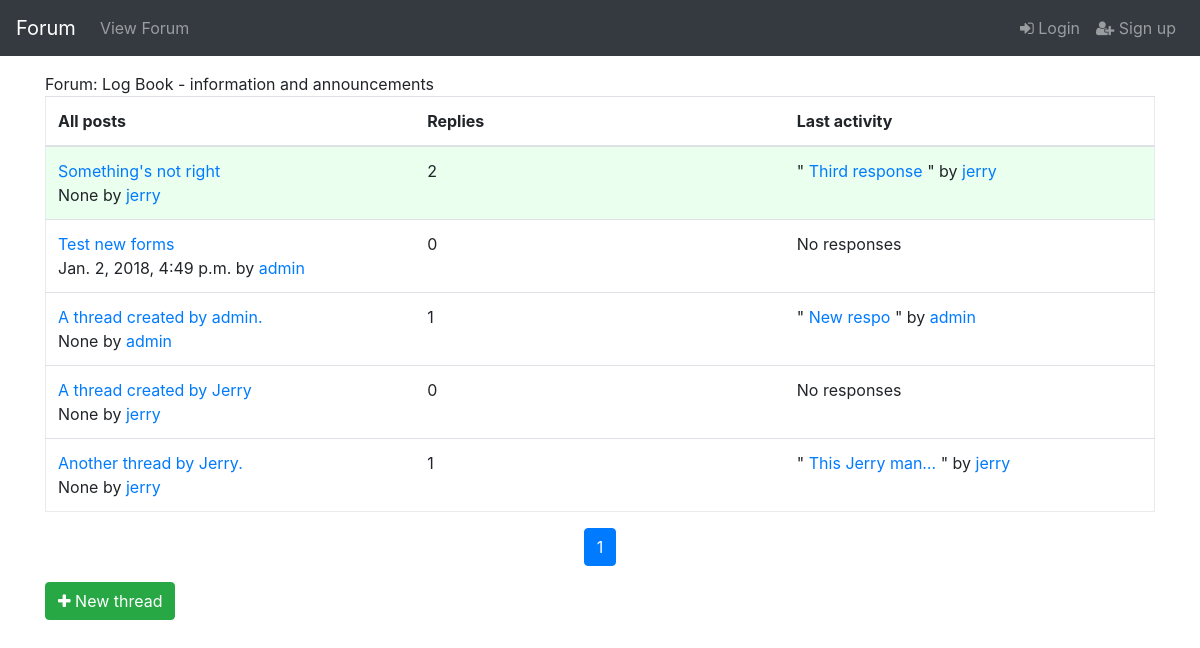
Page /forumapp/forum/1 on the committed database.
### forumapp/models.py (models this page shows, shortened)
class Forum(models.Model):
    name = models.CharField(max_length=30, unique=True)
    description = models.TextField(max_length=200)
    section = models.ForeignKey(
        ForumSection,
        null=True,
        on_delete=models.CASCADE
    )

class ForumSection(models.Model):
    name = models.CharField(max_length=30)

class Thread(models.Model):
    name = models.CharField(max_length=100)
    forum = models.ForeignKey(Forum, null=True, on_delete=models.CASCADE)
    pinned = models.BooleanField(default=False)
    class Meta:
        permissions = [
            ('can_remove_any_thread', 'Can remove ANY thread.'),
            ('can_pin_threads', 'Can pin threads.')
        ]
        ordering = [
            'pinned'
        ]

class ThreadResponse(models.Model):
    thread = models.ForeignKey(Thread, null=True, on_delete=models.CASCADE)
    created_datetime = models.DateTimeField(null=True)
    responder = models.ForeignKey(User, null=True, on_delete=models.CASCADE)
    message = models.TextField(max_length=1000)
    edited = models.BooleanField(default=False)
    order_in_thread = models.PositiveIntegerField(default=1)
    class Meta:
        permissions = [('can_remove_any_response', 'Can remove ANY response.')]
        ordering = ['created_datetime']

### forumapp/views.py (the view)
def forum(request, pk):
    thread_list = Thread.objects.filter(
        forum=pk
    ).annotate(
        last_response=Max('threadresponse__created_datetime')
    ).order_by(
        '-pinned',
        '-last_response'
    )
    thread_paginator = Paginator(thread_list, 10)
    page = request.GET.get('page')
    thread_list = thread_paginator.get_page(page)
    return render(
        request,
        'forumapp/thread_list.html',
        context={
            'thread_list': thread_list,
            'forum': Forum.objects.get(id=pk)
        }
    )

### forumapp/templatetags/forumapp_extras.py (called while the page is built)
@register.filter(name='times')
def times(count):
    return ''.join([str(num) for num in range(1, count + 1)])

### forumapp/templates/forumapp/thread_list.html (shortened to what this page needs)
{% extends "forumapp/base.html" %}
{% load forumapp_extras %}
{% block content %}
<div>Forum: {{ forum.name }} - {{ forum.section.name }}</div>
{% if thread_list %}
<table class="table forum-table">
    <thead>
    <tr>
        <th>All posts</th>
        <th>Replies</th>
        <th>Last activity</th>
    </tr>
    </thead>
    <tbody>
    {% for thread in thread_list %}
    {% if thread.pinned %}
    <tr class="pinned clickable-row">
    {% else %}
    <tr class="clickable-row">
    {% endif %}
        <td>
            <div>
                <a href="{% url 'thread-view' thread.forum.id thread.id %}">
                    {{ thread.name }}
                </a>
            </div>
            {{ thread.threadresponse_set.first.created_datetime }} by <a href="{% url 'user-view' thread.threadresponse_set.first.responder.pk %}">{{ thread.threadresponse_set.first.responder }}</a>
        </td>
        <td>{{ thread.threadresponse_set.all|length|add:"-1" }}</td>
        {% if thread.threadresponse_set.all|length > 1 %}
        <td>"
            <a href="{% url 'thread-view' thread.threadresponse_set.last.thread.forum.id thread.threadresponse_set.last.thread.id %}#{{ thread.threadresponse_set.last.order_in_thread }}">
                {{ thread.threadresponse_set.last.message|truncatechars:15 }}
            </a>" by
            <a href="{% url 'user-view' thread.threadresponse_set.last.responder.pk %}">
                {{ thread.threadresponse_set.last.responder }}
            </a>
        {% else %}
        <td>No responses</td>
        {% endif %}
    </tr>
    {% endfor %}
    </tbody>
</table>
{% else %}
<div>No threads.</div>
{% endif %}
<nav aria-label="...">
    <ul class="pagination justify-content-center">
        {% for i in thread_list.paginator.num_pages|times %}
        {% if thread_list.number|stringformat:"i" == i %}
        <li class="page-item active">
            <span class="page-link">{{ i }}</span>
        </li>
        {% else %}
        <li class="page-item">
            <a class="page-link" href="?page={{ i }}">{{ i }}</a>
        </li>
        {% endif %}
        {% endfor %}
    </ul>
</nav>
<a
    href="{% url 'new-thread' forum.id %}"
    class="btn btn-success"
    role="button"
>
    <span class="fa fa-plus"></span>
    New thread
</a>
{% endblock %}

### forumapp/static/forumapp/css/style.css (style rules this page uses)
.forum-table { table-layout: fixed; border-collapse: collapse; border: 1px solid #e9ecef; }
nav { margin-bottom: 1rem; }
body { padding-bottom: 2rem; }
.pinned { background: #EBFFEF; }

### rows in the picture
Forum: name "Log Book", section.name "information and announcements"
Thread: name "Something's not right", threadresponse_set.first.created_datetime "None", threadresponse_set.first.responder "jerry", threadresponse_set.all|length "2", threadresponse_set.last.message "Third response", threadresponse_set.last.responder "jerry"
Thread: name "Test new forms", threadresponse_set.first.created_datetime "Jan. 2, 2018, 4:49 p.m.", threadresponse_set.first.responder "admin", threadresponse_set.all|length "0", shows "No responses"
Thread: name "A thread created by admin.", threadresponse_set.first.created_datetime "None", threadresponse_set.first.responder "admin", threadresponse_set.all|length "1", threadresponse_set.last.message "New respo", threadresponse_set.last.responder "admin"
Thread: name "A thread created by Jerry", threadresponse_set.first.created_datetime "None", threadresponse_set.first.responder "jerry", threadresponse_set.all|length "0", shows "No responses"
Thread: name "Another thread by Jerry.", threadresponse_set.first.created_datetime "None", threadresponse_set.first.responder "jerry", threadresponse_set.all|length "1", threadresponse_set.last.message "This Jerry man…", threadresponse_set.last.responder "jerry"

### other values in the picture
{{ i }} "1"
